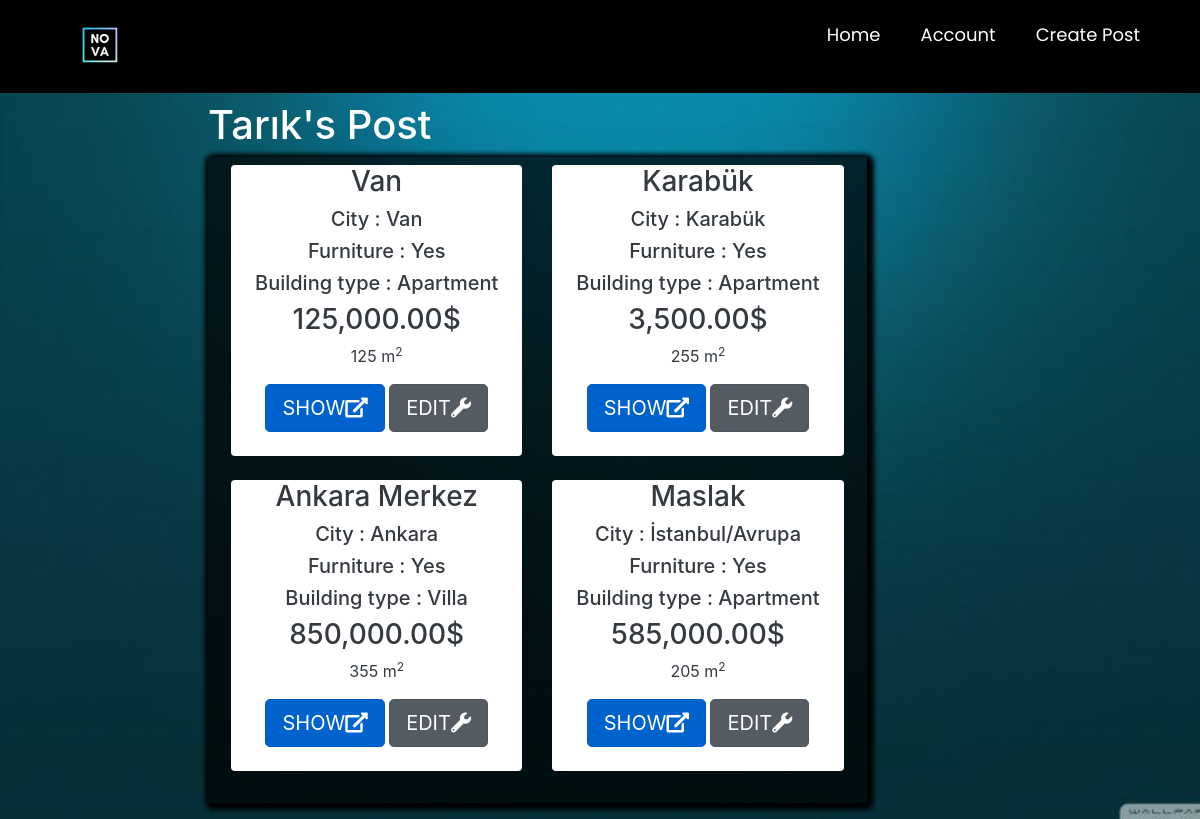
/listaddedposts/ (signed in), run on an earlier commit of the app's database.
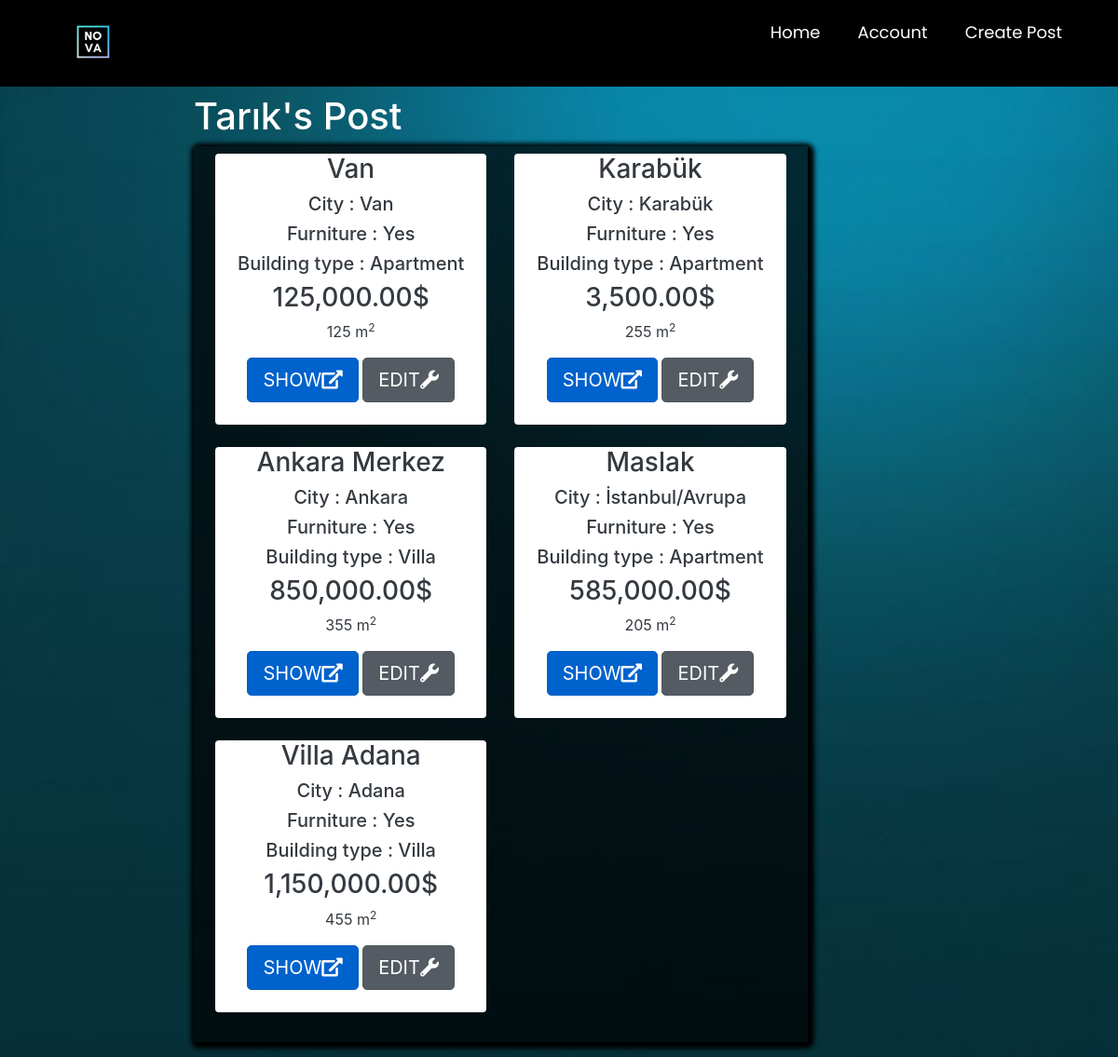
And on a later commit of the database.
### main/models.py (models this page shows, shortened)
class Post(models.Model):
    ouruser = models.ForeignKey(ourUser, null=True, on_delete=models.CASCADE)
    post_title = models.CharField(max_length=255,null=True)
    post_description = models.TextField()
    price = models.DecimalField(decimal_places=2 , max_digits=12)
    location = models.CharField(max_length=255,null=True,choices=city)
    postType = models.CharField(choices=RorS , max_length=50, null=True , default='For Sale')
    floor = models.DecimalField(decimal_places=0 , max_digits=3 ,null=True)
    building_age = models.DecimalField(decimal_places=0, max_digits=2 , null=True)
    area = models.DecimalField(decimal_places=0,max_digits=4 ,null=True)
    isFurniture = models.CharField(choices=Furniture ,null=True,max_length=50,default="No")
    building_type = models.CharField(choices=b_types ,null=True ,max_length=50)
    room = models.DecimalField(decimal_places=0 , max_digits=3 ,null=True)

### main/views.py (the view)
# urls.py: path('listaddedposts/',views.listaddedposts, name="listaddedposts" ),
@login_required
def listaddedposts(request):
    fuser = ourUser.objects.get(user_id=request.user.id)
    posts = Post.objects.all().filter(ouruser=fuser)
    mydict  =  { 'posts':posts , 'fuser':fuser}
    return render(request, 'main/listaddedposts.html',context = mydict)

### main/templates/main/listaddedposts.html (shortened to what this page needs)
{% extends 'main/mainpage.html' %}
{% load static %}
{% load humanize %}
{% block content %}
<head>
    <link href="//maxcdn.bootstrapcdn.com/bootstrap/4.1.1/css/bootstrap.min.css" rel="stylesheet" id="bootstrap-css">
    <link rel="stylesheet" href="https://stackpath.bootstrapcdn.com/bootstrap/4.1.3/css/bootstrap.min.css"
>
    <link rel="stylesheet" href="https://use.fontawesome.com/releases/v5.3.1/css/all.css"
>
</head>
<div style="margin-left: 17%">
<div class="container p-1 my-1 text-white rounded">
    <h1>{{fuser.first_name}}'s Post</h1>
<div class="col-md-8 rounded" style=" box-shadow: 2px 2px 5px 5px #000000;background-color: rgba(0,0,0,0.7)">
            <div class="row p-2 my-2">
                {% if posts %}
                {% for i in posts %}
                <div class="col-md-6 ">
                    <div class="container-fluid bg-white rounded text-dark" style="text-align:center;">
                        <h3>{{ i.post_title }}</h3>
                        <h5>City : {{ i.location }}</h5>
                        <h5>Furniture : {{ i.isFurniture }}</h5>
                        <h5>Building type : {{ i.building_type }}</h5>
                        <h3>{{ i.price|intcomma }}$</h3>
                        <p class="descroption">{{i.area}} m<sup>2</sup></p>
                        <a href="{% url 'product_details' i.id %}" class="btn btn-primary btn-lg active" role="button"
                           aria-pressed="true">SHOW<i class="fas fa-external-link-alt"></i></a>
                         <a href="{% url 'editpost' i.id %}" class="btn btn-secondary btn-lg active" role="button"
                           aria-pressed="true">EDIT<i class="fas fa-wrench"></i></i></a>
                        <br><br>
                    </div>
                    <br>
                </div>
                {% endfor %}
                 {%else%}
                <h3>You dont have any post yet</h3>
                <h2>If you want to post <a href="{% url 'createpost' %}">click here</a></h2>
                {% endif %}
            </div>
        </div>
</div>
    </div>
{% endblock %}

What changed in the data, as far as the page shows it:
added Post: post_title "Villa Adana", location "Adana", isFurniture "Yes", building_type "Villa", price "1,150,000.00", area "455"
